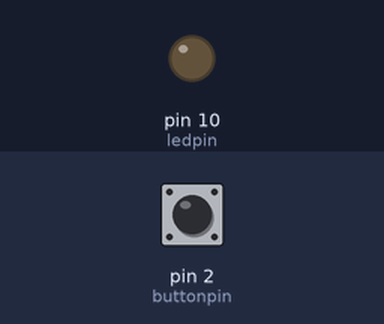
A sketch run on a simulated Arduino Uno, built with avr-gcc and run on an emulated ATmega328P. Shown: output pins drawn as LEDs (lit = HIGH). Dashed ring = blinking. The test bench sets the inputs (shaded band); at power-on: pin 2 (buttonpin) LOW.

Above: at 1.2 s.
1.3 s: pin 2 (buttonpin) pulled HIGH for 1 s
At 3.1 s:
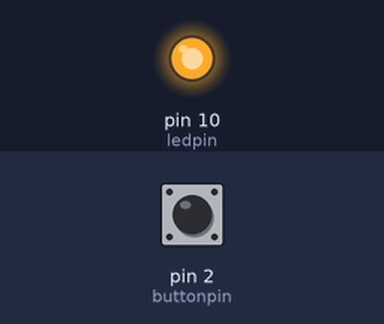
3.9 s: pin 2 (buttonpin) pulled HIGH for 0.15 s
At 5.0 s:
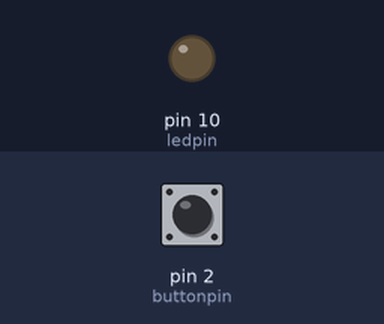
5.5 s: pin 2 (buttonpin) pulled HIGH for 3.2 s
At 5.92 s:
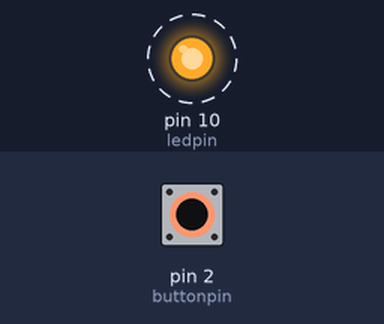
Timing chart, 0 to 9.9 s (numbered marks = the images above; inputs shaded):
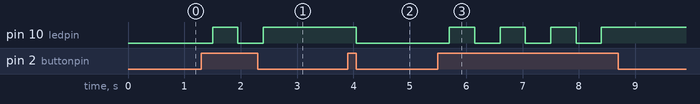

Measured:
- after the input at 1.3 s, pin 10 (ledpin): LOW → HIGH after 0.20 s, → LOW 0.45 s later, → HIGH 0.45 s later
- after the input at 3.9 s, pin 10 (ledpin): HIGH → LOW after 0.15 s
- after the input at 5.5 s, pin 10 (ledpin): alternates HIGH for 0.45 s and LOW for 0.45 s, 7 changes in all, then stays HIGH, starting after 0.20 s

The sketch:

apagaacende_led1.ino
```cpp
#define ledpin 10  // define o pino do LED
#define buttonpin 2

int led_status=0;

void setup() {
  pinMode(ledpin, OUTPUT);
  pinMode(buttonpin, INPUT);
}

void loop() {
  int state = digitalRead(buttonpin);
  delay(150);

  if (state == HIGH && led_status ==0 ) {
    digitalWrite(ledpin, HIGH);
    led_status = 1;
    delay(300);
  } else if (state == HIGH && led_status ==1 ) {
    digitalWrite(ledpin, LOW);
    led_status = 0;
    delay(300);
  }
}
```
